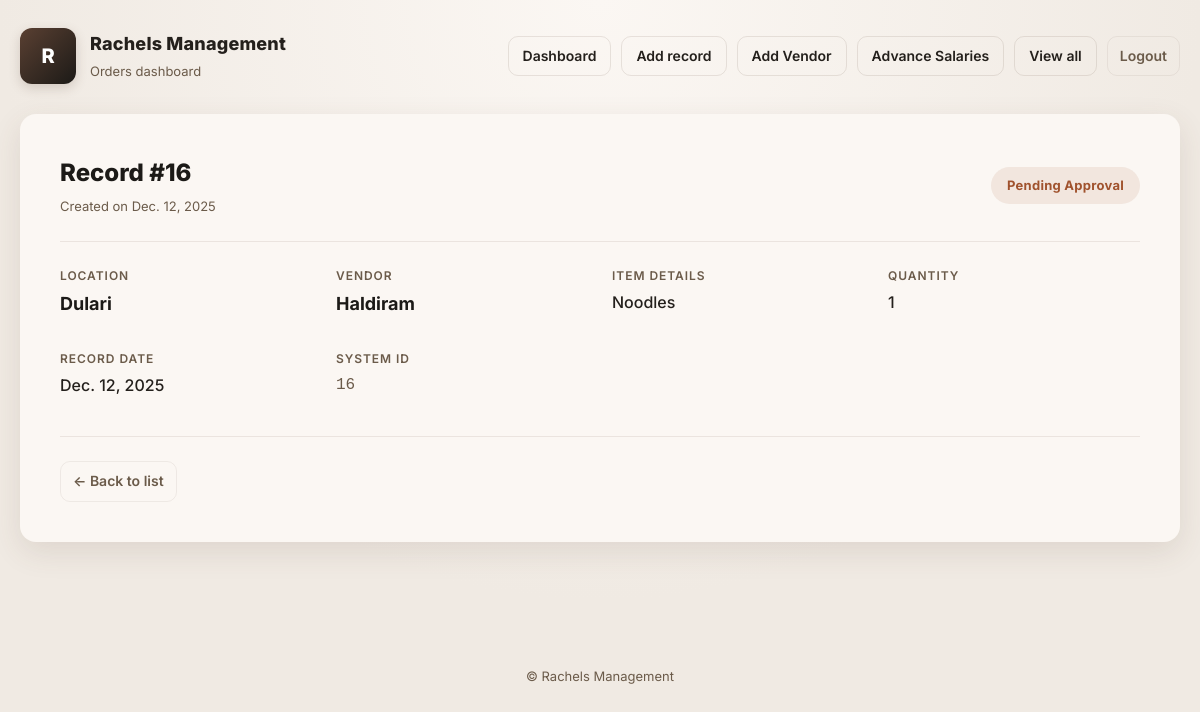
/record/16/ (signed in), run on the app's committed database.
### Rachels/models.py (models this page shows, shortened)
class Record(models.Model):
    date = models.DateField()
    location = models.CharField(max_length=100)
    vendor = models.ForeignKey(Vendor, on_delete=models.SET_NULL, null=True)
    item = models.ForeignKey(VendorItem, on_delete=models.SET_NULL, null=True)
    quantity = models.PositiveIntegerField(default=1)
    status = models.CharField(max_length=20, default="Pending")

class Vendor(models.Model):
    name = models.CharField(max_length=100, unique=True)

class VendorItem(models.Model):
    vendor = models.ForeignKey(Vendor, on_delete=models.CASCADE, related_name="items")
    item_name = models.CharField(max_length=100)

### Rachels/views.py (the view)
# urls.py: path('record/<int:pk>/', views.record_detail, name='record_detail'),
@login_required
def record_detail(request, pk):
    record = get_object_or_404(Record, pk=pk)
    if not user_can_view_location(request.user, record.location):
        return HttpResponseForbidden("You don't have permission to view this record.")
    return render(request, "record_detail.html", {"record": record})

### Rachels/views.py (called while the page is built)
def user_can_view_location(user, location):
    if not user.is_authenticated:
        return False
    if user.is_superuser:
        return True
    return user_in_manager_group_for_location(user, location)

### Rachels/templates/record_detail.html (shortened to what this page needs)
{% extends "base.html" %}
{% block content %}
<article>
  <header class="record-header">
    <div>
      <h1 style="margin:0; color:var(--accent-600); font-size:24px; font-weight:800;">Record #{{ record.id }}</h1>
      <div class="muted" style="font-size:13px; margin-top:4px;">Created on {{ record.date }}</div>
    </div>
    <div>
      {% if record.status|lower == "pending" %}
        <span class="badge pending">Pending Approval</span>
      {% elif record.status|lower == "completed" %}
        <span class="badge completed">Completed</span>
      {% else %}
        <span class="badge default">{{ record.status }}</span>
      {% endif %}
    </div>
  </header>
  <section class="detail-grid">
    <div class="field-group">
      <span class="field-label">Location</span>
      <span class="field-value highlight">{{ record.location }}</span>
    </div>
    <div class="field-group">
      <span class="field-label">Vendor</span>
      <span class="field-value highlight">{{ record.vendor.name }}</span>
    </div>
    <div class="field-group">
      <span class="field-label">Item Details</span>
      <span class="field-value">{{ record.item.item_name }}</span>
    </div>
    <div class="field-group">
      <span class="field-label">Quantity</span>
      <span class="field-value">{{ record.quantity }}</span>
    </div>
    <div class="field-group">
      <span class="field-label">Record Date</span>
      <span class="field-value">{{ record.date }}</span>
    </div>
    <div class="field-group">
      <span class="field-label">System ID</span>
      <span class="field-value" style="font-family:monospace; color:var(--muted);">{{ record.id }}</span>
    </div>
  </section>
  <footer class="actions-bar">
    <a class="btn ghost" href="{% url 'show_all_records' %}">← Back to list</a>
  </footer>
</article>
{% endblock %}

### Rachels/templates/base.html (style rules this page uses)
:root { --bg: #F0EAE3; --page: #fbf7f3; --muted: #6b5b4a; --text: #24201C; --accent: #5A4032; --accent-600: #1C1A17; --glass: rgba(11,11,11,0.04); --radius: 16px; --shadow-sm: 0 10px 30px rgba(90, 64, 50, 0.12); --shadow-subtle: 0 4px 10px rgba(90, 64, 50, 0.08); }
* { box-sizing:border-box }
html,body { height:100% }
body { margin:0; font-family:Inter, system-ui, -apple-system, 'Segoe UI', Roboto, 'Helvetica Neue', Arial; background: radial-gradient(circle at top, var(--page) 0%, var(--bg) 60%); color:var(--text); -webkit-font-smoothing:antialiased; -moz-osx-font-smoothing:grayscale; padding:28px 20px; line-height:1.6; }
a.btn { padding:8px 14px;border-radius:10px;background:transparent; color:var(--text); text-decoration:none; border:1px solid rgba(90, 64, 50, 0.12); font-weight:600;font-size:14px;display:inline-flex;align-items:center;gap:8px; transition:all .2s ease; }
a.ghost { background:transparent; border:1px solid rgba(90, 64, 50, 0.08); color:var(--muted); padding:8px 12px;border-radius:10px }
.muted { color:var(--muted) }
footer { margin-top:40px;color:var(--muted);font-size:13px;text-align:center }
a { color:inherit }

### Rachels/templates/record_detail.html (style rules this page uses)
.record-header { display: flex; justify-content: space-between; align-items: center; padding-bottom: 24px; margin-bottom: 24px; border-bottom: 1px solid rgba(90, 64, 50, 0.1); }
.detail-grid { display: grid; grid-template-columns: repeat(auto-fit, minmax(200px, 1fr)); gap: 32px 24px; margin-bottom: 40px; }
.field-group { display: flex; flex-direction: column; gap: 6px; }
.field-label { font-size: 12px; text-transform: uppercase; letter-spacing: 0.08em; color: var(--muted); font-weight: 600; }
.field-value { font-size: 16px; color: var(--text); font-weight: 500; line-height: 1.4; }
.field-value.highlight { font-size: 18px; font-weight: 700; color: var(--accent-600); }
.badge { padding: 8px 16px; border-radius: 999px; font-size: 13px; font-weight: 700; letter-spacing: 0.02em; display: inline-block; }
.badge.pending { background: rgba(160, 82, 45, 0.1); color: #A0522D; }
.actions-bar { display: flex; gap: 12px; flex-wrap: wrap; align-items: center; padding-top: 24px; border-top: 1px solid rgba(90, 64, 50, 0.1); }

### data on the page
Record: id "16", date "Dec. 12, 2025", location "Dulari", vendor.name "Haldiram", item.item_name "Noodles", quantity "1"
